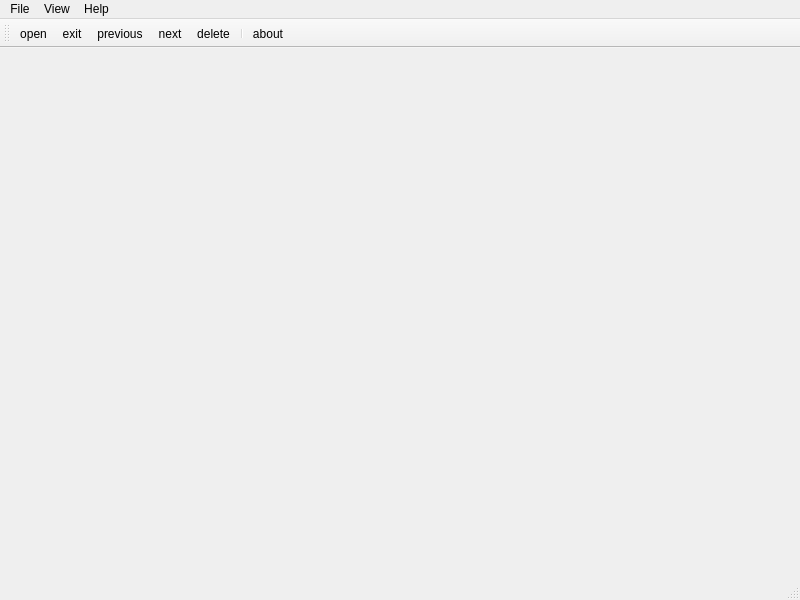
<?xml version="1.0" encoding="UTF-8"?>
<ui version="4.0">
 <class>Window</class>
 <widget class="QMainWindow" name="Window">
  <property name="geometry">
   <rect>
    <x>0</x>
    <y>0</y>
    <width>800</width>
    <height>600</height>
   </rect>
  </property>
  <property name="windowTitle">
   <string>A picture viewer</string>
  </property>
  <widget class="QWidget" name="centralwidget"/>
  <widget class="QMenuBar" name="menubar">
   <property name="geometry">
    <rect>
     <x>0</x>
     <y>0</y>
     <width>800</width>
     <height>22</height>
    </rect>
   </property>
   <widget class="QMenu" name="menuFile">
    <property name="title">
     <string>File</string>
    </property>
   </widget>
   <widget class="QMenu" name="menuVIEW">
    <property name="title">
     <string>View</string>
    </property>
    <addaction name="actionmin"/>
   </widget>
   <widget class="QMenu" name="menuHelp">
    <property name="title">
     <string>Help</string>
    </property>
   </widget>
   <addaction name="menuFile"/>
   <addaction name="menuVIEW"/>
   <addaction name="menuHelp"/>
  </widget>
  <widget class="QStatusBar" name="statusbar"/>
  <widget class="QToolBar" name="toolBar">
   <property name="windowTitle">
    <string>toolBar</string>
   </property>
   <attribute name="toolBarArea">
    <enum>TopToolBarArea</enum>
   </attribute>
   <attribute name="toolBarBreak">
    <bool>false</bool>
   </attribute>
   <addaction name="actionopen"/>
   <addaction name="actionexit"/>
   <addaction name="actionprevious"/>
   <addaction name="actionnext"/>
   <addaction name="actiondelete"/>
   <addaction name="separator"/>
   <addaction name="actionabout"/>
  </widget>
  <action name="actionexit">
   <property name="text">
    <string>exit</string>
   </property>
  </action>
  <action name="actionprevious">
   <property name="text">
    <string>previous</string>
   </property>
   <property name="shortcut">
    <string>Left</string>
   </property>
  </action>
  <action name="actionnext">
   <property name="text">
    <string>next</string>
   </property>
   <property name="shortcut">
    <string>Right</string>
   </property>
  </action>
  <action name="actionabout">
   <property name="text">
    <string>about</string>
   </property>
   <property name="iconVisibleInMenu">
    <bool>false</bool>
   </property>
   <property name="shortcutVisibleInContextMenu">
    <bool>false</bool>
   </property>
  </action>
  <action name="actionmin">
   <property name="text">
    <string>min</string>
   </property>
  </action>
  <action name="actiondelete">
   <property name="text">
    <string>delete</string>
   </property>
   <property name="shortcut">
    <string>Backspace</string>
   </property>
   <property name="visible">
    <bool>true</bool>
   </property>
  </action>
  <action name="actionopen">
   <property name="text">
    <string>open</string>
   </property>
  </action>
 </widget>
 <resources/>
 <connections/>
</ui>
